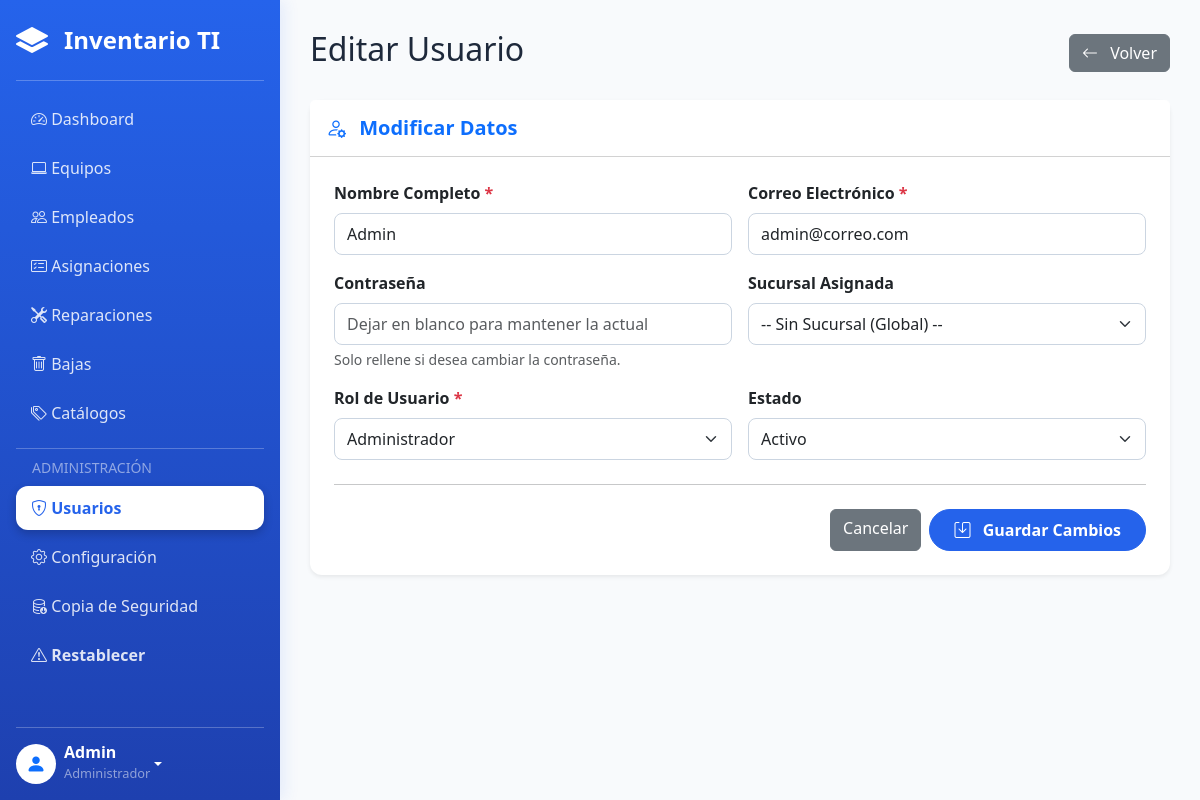
Screenshot of /usuario_editar.php?id=1 (signed in) with the database file from the repository.
### tables this page shows
CREATE TABLE IF NOT EXISTS `usuario_roles` (
  `id_usuario` int NOT NULL,
  `id_rol` int NOT NULL,
  PRIMARY KEY (`id_usuario`,`id_rol`),
  KEY `fk_rol` (`id_rol`),
  CONSTRAINT `fk_rol` FOREIGN KEY (`id_rol`) REFERENCES `roles` (`id`) ON DELETE CASCADE ON UPDATE CASCADE,
  CONSTRAINT `fk_usuario` FOREIGN KEY (`id_usuario`) REFERENCES `usuarios` (`id`) ON DELETE CASCADE ON UPDATE CASCADE
);

CREATE TABLE IF NOT EXISTS `usuarios` (
  `id` int NOT NULL AUTO_INCREMENT,
  `id_sucursal` int DEFAULT NULL,
  `nombre` varchar(100) NOT NULL,
  `email` varchar(100) NOT NULL,
  `password` varchar(255) NOT NULL,
  `activo` tinyint(1) NOT NULL DEFAULT '1',
  `fecha_creacion` timestamp NOT NULL DEFAULT CURRENT_TIMESTAMP,
  PRIMARY KEY (`id`),
  UNIQUE KEY `email` (`email`),
  KEY `fk_usuario_sucursal` (`id_sucursal`),
  CONSTRAINT `fk_usuario_sucursal` FOREIGN KEY (`id_sucursal`) REFERENCES `sucursales` (`id`)
);

### public/usuario_editar.php (the view, shortened to what this page needs)
<?php
require_once '../config/database.php';
$id_usuario = (int)$_GET['id'];
$sql_data = "SELECT u.*, ur.id_rol
             FROM usuarios u
             LEFT JOIN usuario_roles ur ON u.id = ur.id_usuario
             WHERE u.id = ?";
$stmt = $conexion->prepare($sql_data);
$stmt->bind_param("i", $id_usuario);
$stmt->execute();
$usuario = $stmt->get_result()->fetch_assoc();
require_once '../templates/header.php';
$roles = $conexion->query("SELECT id, nombre_rol FROM roles ORDER BY nombre_rol");
?>
<div class="d-flex justify-content-between align-items-center mb-4">
    <h1 class="h2">Editar Usuario</h1>
    <a href="gestion_usuarios.php" class="btn btn-secondary">
        <i class="bi bi-arrow-left me-2"></i> Volver
    </a>
</div>
<div class="card shadow-sm border-0">
    <div class="card-header bg-white py-3">
        <h5 class="mb-0 text-primary fw-bold"><i class="bi bi-person-gear me-2"></i> Modificar Datos</h5>
    </div>
    <div class="card-body p-4">
        <form action="usuario_editar.php?id=<?php echo $id_usuario; ?>" method="POST" autocomplete="off">
            <div class="row g-3">
                <div class="col-md-6">
                    <label class="form-label fw-bold">Nombre Completo <span class="text-danger">*</span></label>
                    <input type="text" class="form-control" name="nombre" value="<?php echo htmlspecialchars($usuario['nombre']); ?>" required>
                </div>
                <div class="col-md-6">
                    <label class="form-label fw-bold">Correo Electrónico <span class="text-danger">*</span></label>
                    <input type="email" class="form-control" name="email" value="<?php echo htmlspecialchars($usuario['email']); ?>" required>
                </div>
                <div class="col-md-6">
                    <label class="form-label fw-bold">Contraseña</label>
                    <input type="password" class="form-control" name="password" placeholder="Dejar en blanco para mantener la actual" autocomplete="new-password">
                    <div class="form-text">Solo rellene si desea cambiar la contraseña.</div>
                </div>
                <div class="col-md-6">
                    <label class="form-label fw-bold">Sucursal Asignada</label>
                    <select class="form-select" name="id_sucursal">
                        <option value="">-- Sin Sucursal (Global) --</option>
                    </select>
                </div>
                <div class="col-md-6">
                    <label class="form-label fw-bold">Rol de Usuario <span class="text-danger">*</span></label>
                    <select class="form-select" name="id_rol" required>
                        <?php
                        if ($roles) {
                            mysqli_data_seek($roles, 0);
                            while ($row = $roles->fetch_assoc()) {
                                $selected = ($usuario['id_rol'] == $row['id']) ? 'selected' : '';
                                echo "<option value='{$row['id']}' $selected>{$row['nombre_rol']}</option>";
                            }
                        }
                        ?>
                    </select>
                </div>
                <div class="col-md-6">
                    <label class="form-label fw-bold">Estado</label>
                    <select class="form-select" name="activo">
                        <option value="1" <?php echo ($usuario['activo'] == 1) ? 'selected' : ''; ?>>Activo</option>
                    </select>
                </div>
            </div>
            <hr class="my-4">
            <div class="d-flex justify-content-end gap-2">
                <a href="gestion_usuarios.php" class="btn btn-secondary">Cancelar</a>
                <button type="submit" class="btn btn-primary px-4">
                    <i class="bi bi-save me-2"></i> Guardar Cambios
                </button>
            </div>
        </form>
    </div>
</div>
<?php require_once '../templates/footer.php'; ?>

### public/css/style.css (style rules this page uses)
:root { --primary-blue: #2563eb; --primary-dark: #1e40af; --bg-body: #f8fafc; --bg-card: #ffffff; --text-main: #1e293b; --text-muted: #64748b; --radius-md: 12px; --radius-pill: 50px; --sidebar-width: 280px; }
body { font-family: 'Segoe UI', Roboto, 'Helvetica Neue', sans-serif; background-color: var(--bg-body); color: var(--text-main); margin: 0; overflow-x: hidden; }
body:not(.login-page) { display: flex; flex-direction: row; min-height: 100vh; }
.card { background-color: var(--bg-card); border: none; border-radius: var(--radius-md); box-shadow: 0 4px 6px -1px rgba(0, 0, 0, 0.05); margin-bottom: 20px; }
.btn-primary { background-color: var(--primary-blue); border-color: var(--primary-blue); border-radius: var(--radius-pill); padding: 8px 20px; font-weight: 600; }
.form-control, .form-select { border-radius: 8px; padding: 8px 12px; border: 1px solid #cbd5e1; }

### rows the page displays
usuario_roles: nombre "Admin", email "admin@correo.com"
usuarios: activo "Activo"

### other values shown
$_SESSION['user_nombre'] "Admin"
$_SESSION['user_rol'] "Administrador"
form field id_rol "Administrador"
